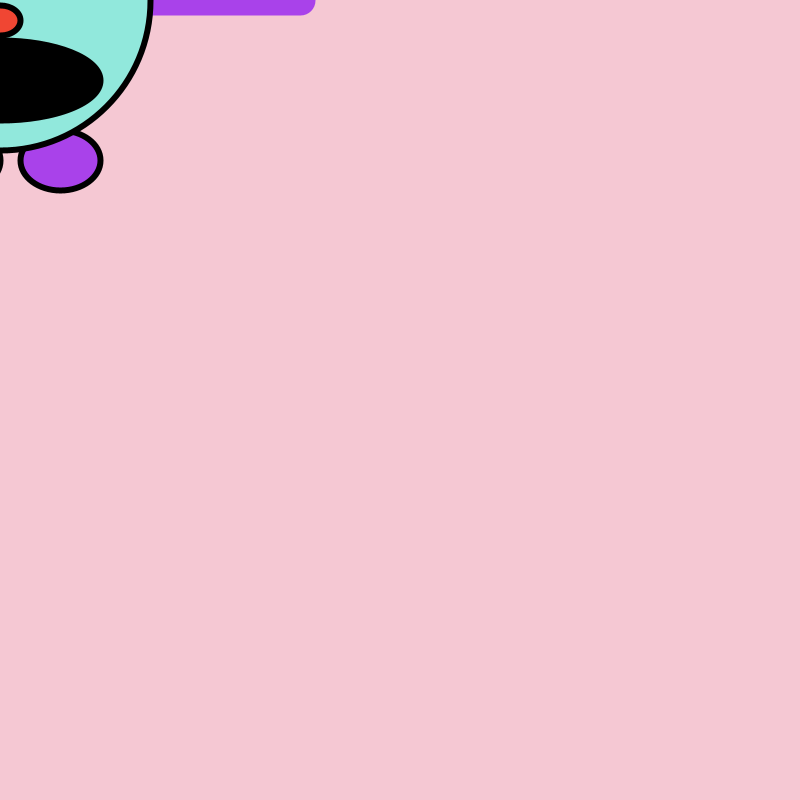
Frame 1 (no input)
Frame 60 (the mouse pressed at the canvas centre just before this capture): identical to frame 1, image omitted
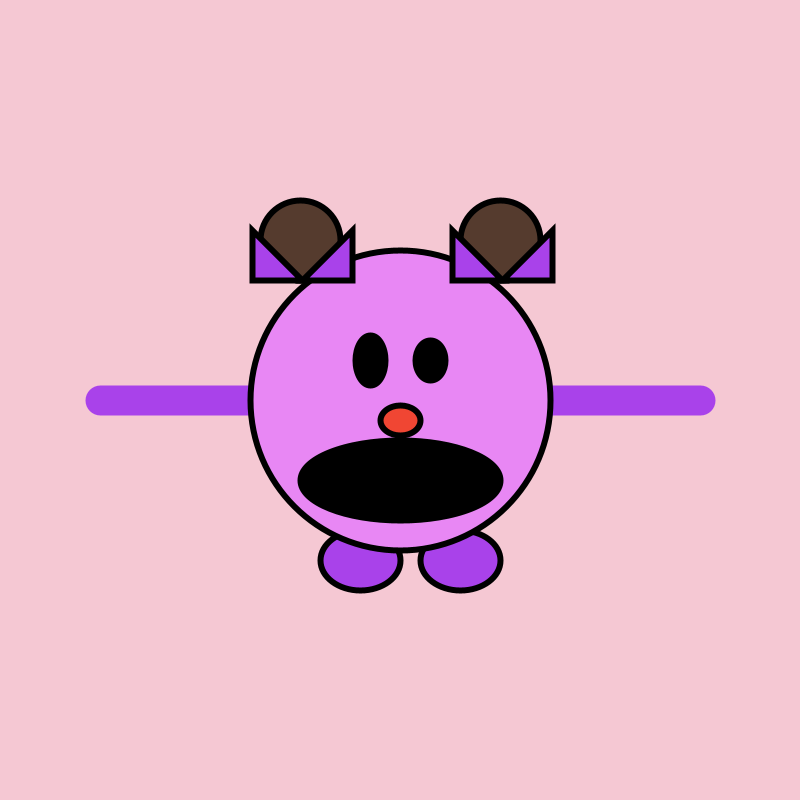
Frame 120 (the mouse held since frame 60 and released just before this capture)

The Processing sketch that drew these frames (run headless with seeded random() and noise(); from frame 60 on, the mouse is pressed at the canvas centre):

// Processing sketch: processing_23498
// ── processing_23498.pde


int faceX=400;
int faceY=400;

void setup () {
  size(800,800);
  background(245,200,211);
}

void draw () {
  smooth();
  strokeWeight(6);
  
  int r=0;
  int g=0;
  int b=0;
  r=int(random(255));
  g=int(random(255));
  b=int(random(255));

  background(245,200,211);
  faceX=mouseX;
  faceY=mouseY;

  //FEET
  if (keyPressed){
    fill(r,g,b); //if true turns random colours, variables declared for colours
}
  else{
   fill(169,66,234); //if false i.e. key not pressed, shoe turns purple 
}

  ellipse(faceX-40,faceY+160,80,60);
  ellipse(faceX+60,faceY+160,80,60);

  //ARMS
  strokeWeight(30);
  stroke(169,66,234);
  line(faceX-300,faceY,faceX,faceY);
  line(faceX,faceY,faceX+300,faceY);
  strokeWeight(6);
  stroke(0);
  
  //BODY
  fill(145,232,220);
  if (faceX<width/3) { //if less than a third x axis, green
  fill(145,232,220);
  }
  else if(faceX>width/3*2){ //if in the last third, grey 
  fill(123);
  } else { //otherwise; does not fulfill either conditions, purple
  fill(232,135,244);
  }
  ellipse(faceX,faceY,300,300);
  fill(240,70,51);
  ellipse(faceX,faceY+20,40,30);
  fill(0);
  if ((mousePressed) || (mouseX<400)){
  ellipse(faceX,faceY+80,200,80);//if mouse is pressed OR less than 400 on xaxis mouth gets bigger
  }
  else{
  ellipse(faceX,faceY+80,10,10);//otherwise small mouth 
  }   

  //HAIR
  fill(85,59,46);
  ellipse(faceX-100,faceY-160,80,80);
  ellipse(faceX+100,faceY-160,80,80);
  fill(169,66,234);
  triangle(faceX-148,faceY-170,faceX-148,faceY-120,faceX-98,faceY-120);
  triangle(faceX-98,faceY-120,faceX-48,faceY-120,faceX-48,faceY-170);
  triangle(faceX+52,faceY-170,faceX+52,faceY-120,faceX+102,faceY-120);
  triangle(faceX+102,faceY-120,faceX+152,faceY-120,faceX+152,faceY-170);

  //EYES
  fill(0);
  ellipse(faceX-30,faceY-40,30,50);
  ellipse(faceX+30,faceY-40,30,40);

}
